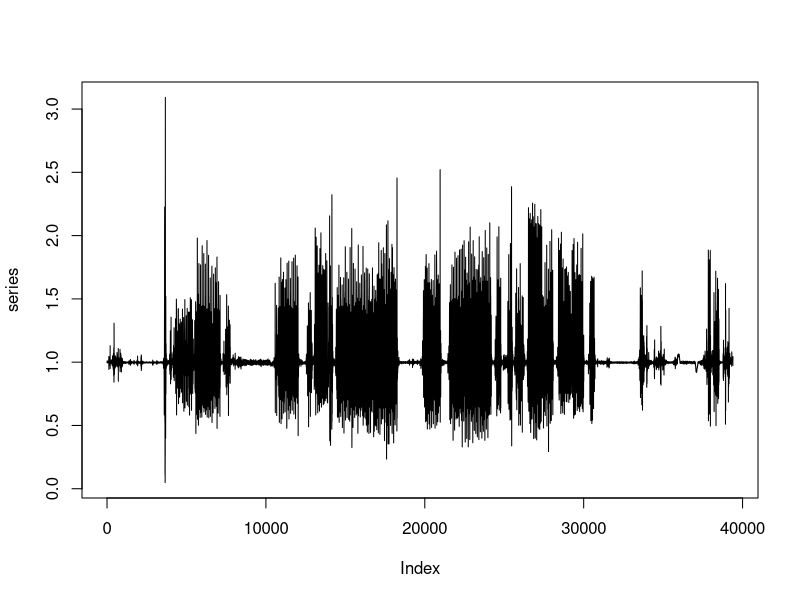

Generate this figure with R: (Note: this script raises an error after producing the figure.)
# =============================================================================
# Generating real time series data based on
# "LIU, Song et al. Change-point detection in time-series data by relative density-ratio estimation. Neural Networks, v. 43, p. 72-83, 2013."
# =============================================================================

l2.norm <- function(l) {
	sqrt(sum(l ^ 2))
}

data <- read.csv('../3pp/HASCrwdata/rwActData/person671/hasc-111018-165936-acc.csv')

series <- c()
for (i in 1:dim(data)[1]) {
	line <- data[i,]
	series[i] <- l2.norm(c(line[2][[1]], line[3][[1]], line[4][[1]]))
}

plot(series, type='l')
write.table(series,file='series/series_3pp.csv',row.names=FALSE,col.names=FALSE)